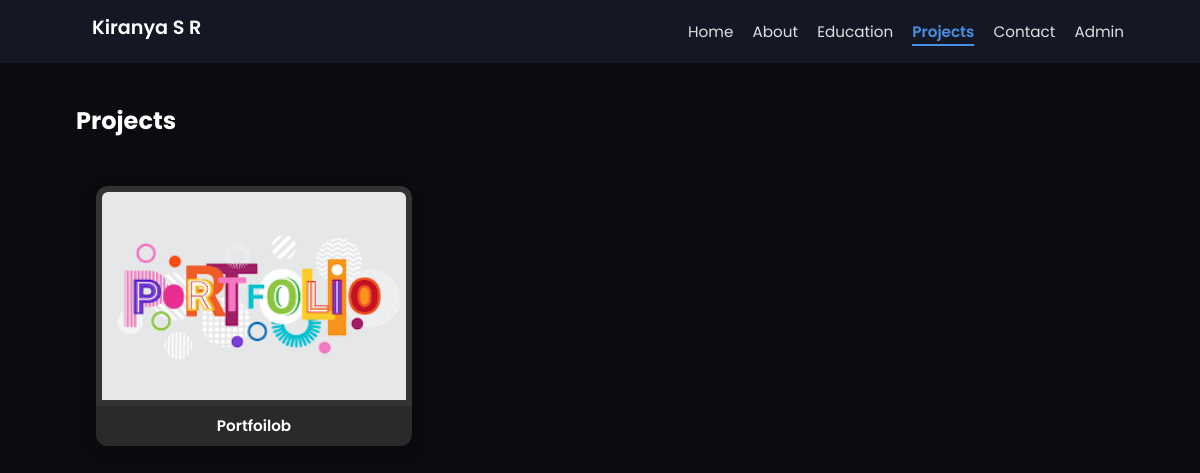
The app's page /projects with its own data.
### tables this page shows
CREATE TABLE projects (
    id INTEGER PRIMARY KEY AUTOINCREMENT,
    title TEXT NOT NULL,
    description TEXT NOT NULL,
    tech_stack TEXT,
    github TEXT,
    demo TEXT,
    image TEXT,
    outcome TEXT,
    tools TEXT,
    use_case TEXT
);

### app.py (the view)
@app.route('/projects')
def projects():
    conn = get_db_connection()
    c = conn.cursor()
    c.execute('SELECT * FROM projects')
    rows = c.fetchall()
    conn.close()
    return render_template('projects.html', projects=[
        {
            'id': row[0], 'title': row[1], 'description': row[2],
            'tech_stack': row[3], 'github': row[4], 'demo': row[5],
            'image': row[6], 'outcome': row[7], 'tools': row[8], 'use_case': row[9]
        }
        for row in rows
    ])

### app.py (called while the page is built)
def get_db_connection():
    return sqlite3.connect(DATABASE_PATH)

### templates/projects.html (shortened to what this page needs)
{% extends "layout.html" %}
{% block content %}
<link rel="stylesheet" href="{{ url_for('static', filename='css/projects.css') }}">
<h2 class="projects-heading">Projects</h2>
<div class="projects-container">
  {% for p in projects %}
    <div class="project-card" onclick="openPopup({{ loop.index0 }})">
  <img src="{{ url_for('static', filename='images/' ~ (p.image if p.image else 'default.png')) }}" alt="{{ p.title }}">
  <h3>{{ p.title }}</h3>
</div>
  {% endfor %}
</div>
{% endblock %}

### static/css/style.css (style rules this page uses)
body { font-family: 'Poppins', sans-serif; margin: 0; padding: 0; background-color: #0f1117; color: #e0e0e0; }
h1, h2, h3, h4 { font-family: 'Poppins', sans-serif; color: #ffffff; margin: 0 0 0.5rem; }
* { margin: 0; padding: 0; box-sizing: border-box; }
body { font-family: 'Poppins', sans-serif; background-color: #0b0c10; color: #fff; }

### static/css/projects.css (style rules this page uses)
.projects-container { display: grid; grid-template-columns: repeat(3, 1fr); gap: 30px; padding: 40px 20px; width: 100%; margin: 0 auto; justify-content: start; align-items: start; max-width: 1300px; }
.project-card { background-color: #1e1e1e; border-radius: 12px; box-shadow: 0 6px 18px rgba(0, 0, 0, 0.25); overflow: hidden; cursor: pointer; transition: transform 0.3s ease, box-shadow 0.3s ease; color: #f1f1f1; display: flex; flex-direction: column; height: 260px; width: 100%; }
.project-card img { width: 100%; height: 220px; object-fit: cover; border-radius: 12px 12px 0 0; padding: 6px; background-color: #333; box-sizing: border-box; }
.project-card h3 { margin: 0; padding: 2px 6px; font-size: 0.95rem; font-weight: 600; color: #fff; background-color: #2a2a2a; display: flex; align-items: center; justify-content: center; flex-grow: 1; height: auto; min-height: 30px; }

### records on screen
projects: image (picture), title "Portfoilob"
